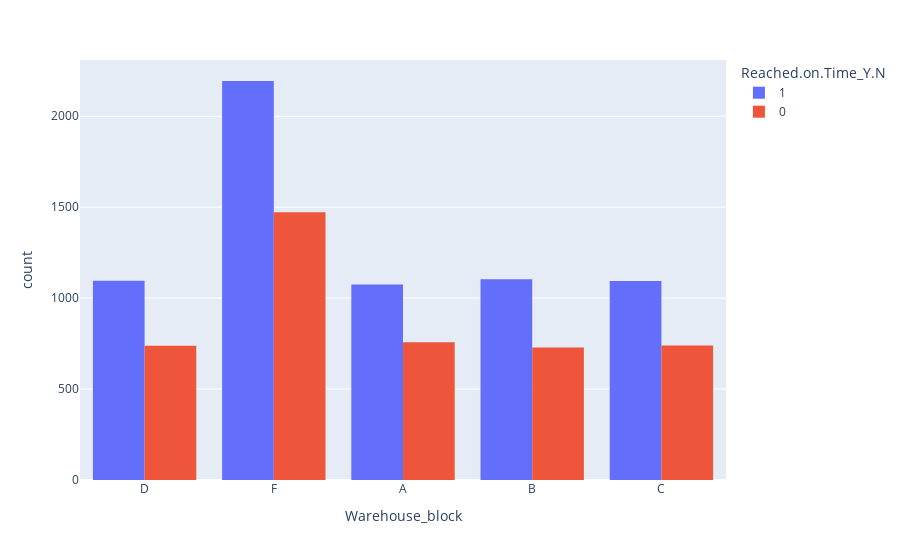

Notebook code for this chart:
### Markdown cell above
#### Checking status of product reached or not from Particular Warehouse

### Code cell
px.histogram(
    df,
    x='Warehouse_block',
    color='Reached.on.Time_Y.N',
    barmode='group'
)

### Figure 1 — Plotly figure (JSON) as saved in the notebook; plotly's stock layout.template omitted (floating-point values rounded to 4 significant figures; data arrays with more than 128 entries replaced by an {"elided": "..."} marker saying what was removed)
{"data": [{"alignmentgroup": "True", "bingroup": "x", "hovertemplate": "Reached.on.Time_Y.N=1<br>Warehouse_block=%{x}<br>count=%{y}<extra></extra>", "legendgroup": "1", "marker": {"color": "#636efa", "pattern": {"shape": ""}}, "name": "1", "offsetgroup": "1", "orientation": "v", "showlegend": true, "type": "histogram", "x": {"elided": "6563 str values"}, "xaxis": "x", "yaxis": "y"}, {"alignmentgroup": "True", "bingroup": "x", "hovertemplate": "Reached.on.Time_Y.N=0<br>Warehouse_block=%{x}<br>count=%{y}<extra></extra>", "legendgroup": "0", "marker": {"color": "#EF553B", "pattern": {"shape": ""}}, "name": "0", "offsetgroup": "0", "orientation": "v", "showlegend": true, "type": "histogram", "x": {"elided": "4436 str values"}, "xaxis": "x", "yaxis": "y"}], "layout": {"barmode": "group", "legend": {"title": {"text": "Reached.on.Time_Y.N"}, "tracegroupgap": 0}, "margin": {"t": 60}, "xaxis": {"anchor": "y", "domain": [0, 1], "title": {"text": "Warehouse_block"}}, "yaxis": {"anchor": "x", "domain": [0, 1], "title": {"text": "count"}}}}
